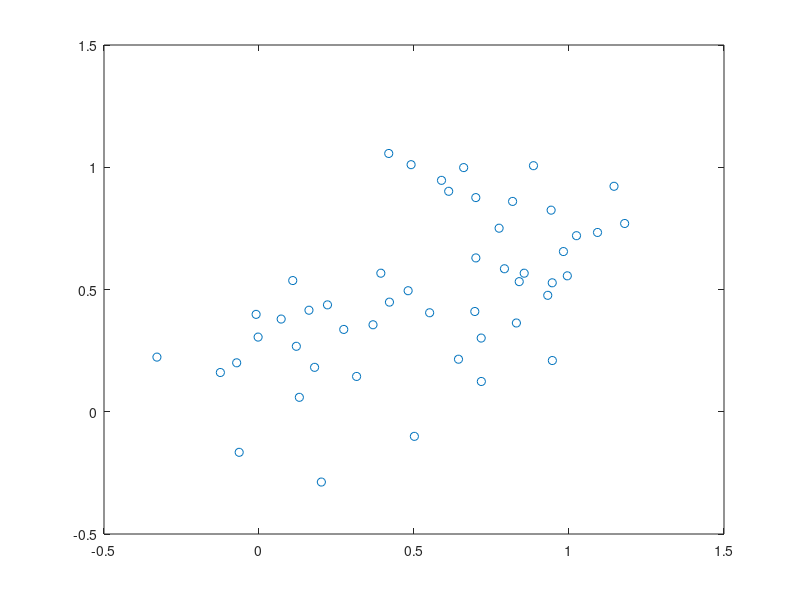

The MATLAB script that drew this image: (Note: this script raises an error after producing the figure.)
%% generate linear data
rng(20151028);

%Npoints=5;
Npoints=50;
%Npoints=5000;
x=linspace(0,1,Npoints);
x=x(:);
y=x;

dx=0.25;
x=x+dx*randn(Npoints,1);
dy=0.25;
y=y+dy*randn(Npoints,1);
data=[x y];

figure;
plot(x,y,'o');

%%
fit=@(p,xb,yb) [xb(:) polyval(p,xb(:));]; % fancy way of representing two points on a straight line
object=SMASH.MonteCarlo.Support.Model2D(fit,[1 0]);

object=optimize(object,data,[],[dy*1e-6 dy 0]);
hl(1)=view(object.Curve,gca);

object=optimize(object,data,[],[dx dx*1e-6 0]);
hl(2)=view(object.Curve,gca);

object=optimize(object,data,[],[dx dy 0]);
hl(3)=view(object.Curve,gca);

LineStyle={'-','--',':'};
for n=1:3
    set(hl(n),'LineStyle',LineStyle{n});
end

legend(hl,'Vertical','Horizontal','Both','Location','northwest');
